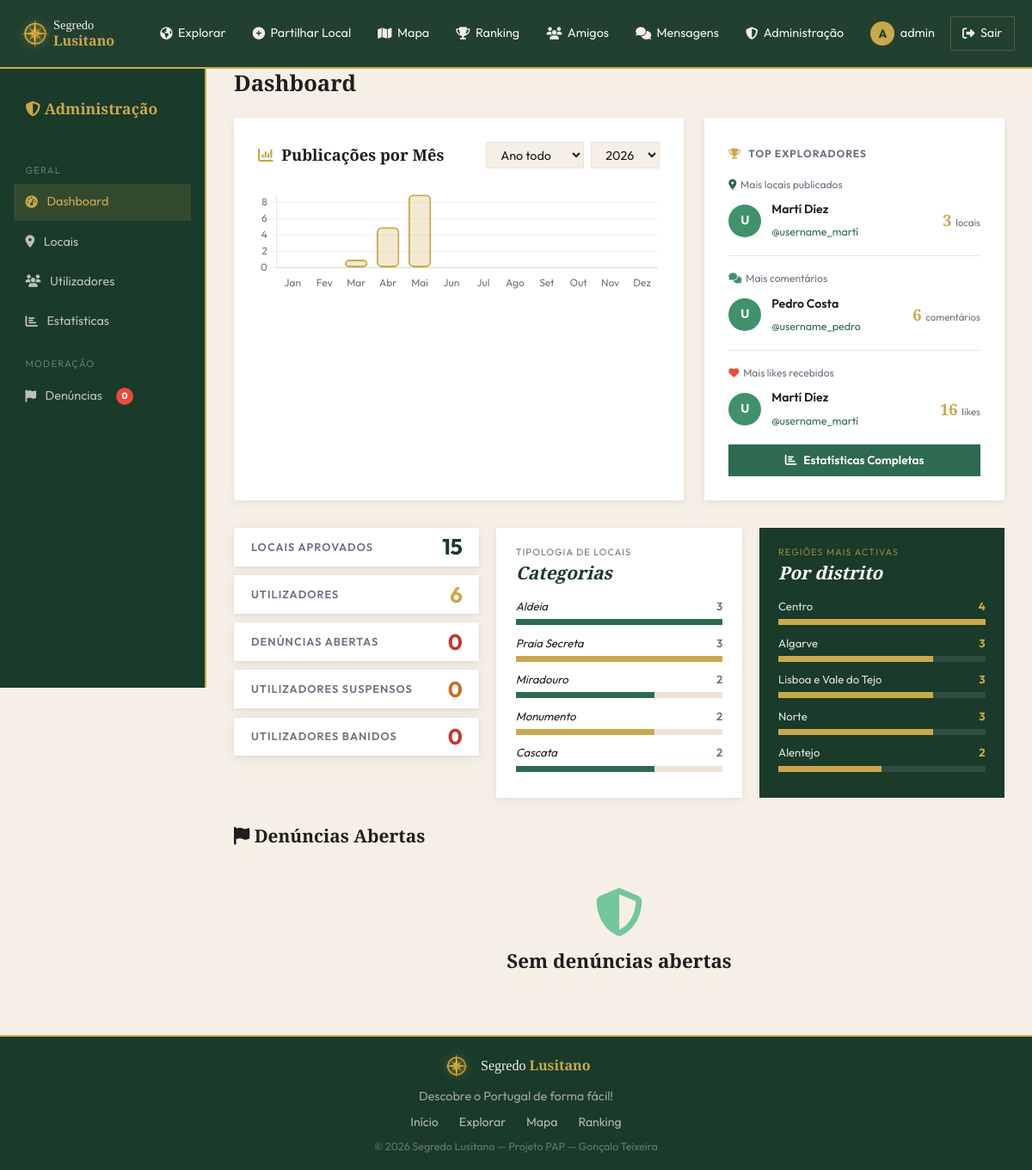
Screenshot of /admin/index.php (signed in) with the database file from the repository.
### tables this page shows
CREATE TABLE utilizadores (
    id INT AUTO_INCREMENT PRIMARY KEY,
    nome VARCHAR(100) NOT NULL,
    username VARCHAR(50) NOT NULL UNIQUE,
    email VARCHAR(150) NOT NULL UNIQUE,
    password VARCHAR(255) NOT NULL,
    avatar VARCHAR(255) DEFAULT NULL,
    bio TEXT DEFAULT NULL,
    pontos INT DEFAULT 0,
    role ENUM('user','admin', '[deleted]') DEFAULT 'user',
    ativo TINYINT(1) DEFAULT 1,
    verificado TINYINT(1) DEFAULT 0,
    privado TINYINT(1) DEFAULT 0,
    tipo_auth ENUM('email','google','github') DEFAULT 'email',
    termos_aceites_em DATETIME NULL,
    criado_em DATETIME DEFAULT CURRENT_TIMESTAMP
);

### admin/index.php (the view, shortened to what the rows shown need)
<?php
require_admin();
$top_locais = db()->query(
    'SELECT u.id, u.nome, u.username, u.avatar,
            COUNT(l.id) AS total
     FROM utilizadores u
     JOIN locais l ON l.utilizador_id = u.id AND l.estado = "aprovado"
     WHERE u.role = "user"
     GROUP BY u.id ORDER BY total DESC LIMIT 1'
)->fetch() ?: null;
$top_comentarios = db()->query(
    'SELECT u.id, u.nome, u.username, u.avatar,
            COUNT(c.id) AS total
     FROM utilizadores u
     JOIN comentarios c ON c.utilizador_id = u.id
     WHERE u.role = "user"
     GROUP BY u.id ORDER BY total DESC LIMIT 1'
)->fetch() ?: null;
$top_likes = db()->query(
    'SELECT u.id, u.nome, u.username, u.avatar,
            COUNT(lk.id) AS total
     FROM utilizadores u
     JOIN locais l ON l.utilizador_id = u.id
     JOIN likes lk ON lk.local_id = l.id
     WHERE u.role = "user"
     GROUP BY u.id ORDER BY total DESC LIMIT 1'
)->fetch() ?: null;
$ano_atual       = date('Y');
$ano_selecionado = isset($_GET['ano']) ? (int)$_GET['ano'] : $ano_atual;
$mes_selecionado = isset($_GET['mes']) ? (int)$_GET['mes'] : 0;
if ($mes_selecionado > 0) {
    $dias_no_mes = (int)date('t', mktime(0, 0, 0, $mes_selecionado, 1, $ano_selecionado));
    $st_g = db()->prepare(
        'SELECT DAY(criado_em) AS dia, COUNT(*) AS total
         FROM locais WHERE YEAR(criado_em) = ? AND MONTH(criado_em) = ? AND estado = "aprovado"
         GROUP BY DAY(criado_em) ORDER BY dia ASC'
    );
    $st_g->execute([$ano_selecionado, $mes_selecionado]);
    $dados_g = array_fill(1, $dias_no_mes, 0);
    foreach ($st_g->fetchAll() as $r) $dados_g[(int)$r['dia']] = (int)$r['total'];
    $labels_g = json_encode(array_map(fn($d) => $d . '', range(1, $dias_no_mes)));
} else {
    $st_g = db()->prepare(
        'SELECT MONTH(criado_em) AS mes, COUNT(*) AS total
         FROM locais WHERE YEAR(criado_em) = ? AND estado = "aprovado"
         GROUP BY MONTH(criado_em) ORDER BY mes ASC'
    );
    $st_g->execute([$ano_selecionado]);
    $dados_g = array_fill(1, 12, 0);
    foreach ($st_g->fetchAll() as $r) $dados_g[(int)$r['mes']] = (int)$r['total'];
    $labels_g = json_encode(['Jan','Fev','Mar','Abr','Mai','Jun','Jul','Ago','Set','Out','Nov','Dez']);
}
$grafico_json = json_encode(array_values($dados_g));
include dirname(__DIR__) . '/includes/header.php';
function render_top_user(?array $u, string $valor_label): string {
    $avatar = !empty($u['avatar'])
        ? '<img src="' . SITE_URL . '/uploads/locais/' . h($u['avatar']) . '" style="width:100%;height:100%;object-fit:cover;">'
        : '<span style="font-size:.9rem;font-weight:700;">' . mb_strtoupper(mb_substr($u['username'],0,1)) . '</span>';
    return '
    <div style="display:flex;align-items:center;gap:.75rem;">
      <div style="width:38px;height:38px;border-radius:50%;background:var(--verde-claro);color:#fff;
                  display:flex;align-items:center;justify-content:center;flex-shrink:0;overflow:hidden;">
        ' . $avatar . '
      </div>
      <div style="flex:1;min-width:0;">
        <div style="font-weight:600;font-size:.88rem;white-space:nowrap;overflow:hidden;text-overflow:ellipsis;">' . h($u['nome']) . '</div>
        <a href="' . SITE_URL . '/pages/perfil.php?id=' . $u['id'] . '" style="color:var(--verde);font-size:.78rem;">@' . h($u['username']) . '</a>
      </div>
      <div style="font-family:\'Playfair Display\',serif;font-size:1.15rem;font-weight:700;color:var(--dourado);flex-shrink:0;">
        ' . $u['total'] . ' <span style="font-family:\'Outfit\',sans-serif;font-size:.72rem;color:var(--texto-muted);font-weight:400;">' . $valor_label . '</span>
      </div>
    </div>';
}
?>
<div class="page-content">
<div class="admin-wrapper">
  <main class="admin-content">
    <h1 class="admin-title">Dashboard</h1>
    <div class="admin-dashboard-grid" style="display:grid;gap:1.5rem;margin-bottom:2rem;grid-template-columns:3fr 2fr;">
      <div style="background:var(--branco);border-radius:var(--radius-lg);box-shadow:var(--sombra-sm);padding:1.75rem;">
        <div style="display:flex;align-items:center;justify-content:space-between;flex-wrap:wrap;gap:1rem;margin-bottom:1.25rem;">
          <div style="display:flex;align-items:center;gap:.6rem;">
            <h2 style="font-size:1.15rem;margin:0;">Publicações por Mês</h2>
          </div>
        </div>
      </div>
      <div style="background:var(--branco);border-radius:var(--radius-lg);box-shadow:var(--sombra-sm);padding:1.75rem;display:flex;flex-direction:column;gap:1rem;">
        <div>
          <?= render_top_user($top_locais ?? null, 'locais') ?>
        </div>
        <div>
          <?= render_top_user($top_comentarios ?? null, 'comentários') ?>
        </div>
        <div>
          <?= render_top_user($top_likes ?? null, 'likes') ?>
        </div>
      </div>
    </div>
    <h2 style="font-size:1.3rem;margin-bottom:1rem;" id="denuncias">
      <i class="fas fa-flag"></i> Denúncias Abertas
    </h2>
  </main>
</div>
</div>
<script>
(function() {
  const meses = <?= $labels_g ?>;
  const dados = <?= $grafico_json ?>;
  const ctx = document.getElementById('grafico-publicacoes').getContext('2d');
  new Chart(ctx, {
    type: 'bar',
    data: {
      labels: meses,
      datasets: [{
        label: 'Publicações',
        data: dados,
        backgroundColor: 'rgba(201,168,76,0.25)',
        borderColor: '#c9a84c',
        borderWidth: 2,
        borderRadius: 6,
        borderSkipped: false,
      }]
    },
    options: {
      responsive: true,
      plugins: { legend: { display: false }, tooltip: { callbacks: { label: ctx => ' ' + ctx.parsed.y + (ctx.parsed.y === 1 ? ' publicação' : ' publicações') } } },
      scales: {
        x: { grid: { display: false }, ticks: { font: { family: 'Outfit', size: 12 }, color: '#6b7280' } },
        y: { beginAtZero: true, ticks: { stepSize: 1, precision: 0, font: { family: 'Outfit', size: 12 }, color: '#6b7280' }, grid: { color: 'rgba(0,0,0,.06)' } }
      }
    }
  });
})();
</script>
<?php include dirname(__DIR__) . '/includes/footer.php'; ?>

### includes/header.php (shortened to what the rows shown need)
<?php
require_once dirname(__DIR__) . '/includes/auth.php';
$user = auth_user();
?>
<!DOCTYPE html>
<html lang="pt">
<head>
<link rel="stylesheet" href="https://cdnjs.cloudflare.com/ajax/libs/font-awesome/6.5.0/css/all.min.css">
<link rel="stylesheet" href="https://unpkg.com/leaflet@1.9.4/dist/leaflet.css">
<link rel="stylesheet" href="<?= SITE_URL ?>/assets/css/bootstrap.min.css?v=<?= filemtime(dirname(__DIR__).'/assets/css/bootstrap.min.css') ?>">
<link rel="stylesheet" href="<?= SITE_URL ?>/assets/css/style.css?v=<?= filemtime(dirname(__DIR__).'/assets/css/style.css') ?>">
</head>
<body>
<nav class="navbar" id="navbar">
  <div class="nav-inner">
    <ul class="nav-links" id="nav-links">
      <?php if ($user): ?>
        <?php if (is_admin()): ?>
        <li><a href="<?= SITE_URL ?>/admin/index.php"><i class="fas fa-shield-alt"></i> Administração</a></li>
        <?php endif; ?>
        <li>
          <a href="<?= SITE_URL ?>/pages/perfil.php" class="nav-profile-link">
            <?php if ($user['avatar']): ?>
              <img src="<?= SITE_URL ?>/uploads/locais/<?= h($user['avatar']) ?>" alt="" class="nav-avatar">
            <?php else: ?>
              <span class="nav-avatar-placeholder"><?= mb_strtoupper(mb_substr($user['username'],0,1)) ?></span>
            <?php endif; ?>
            <?= h($user['username']) ?>
          </a>
        </li>
        <li>
          <a href="<?= SITE_URL ?>/pages/logout.php" class="btn-nav-sair">
            <i class="fas fa-sign-out-alt"></i> Sair
          </a>
        </li>
      <?php else: ?>
        <li><a href="<?= SITE_URL ?>/pages/login.php" class="btn-nav-login">Entrar</a></li>
        <li><a href="<?= SITE_URL ?>/pages/registo.php" class="btn-nav-register">Registar</a></li>
      <?php endif; ?>
    </ul>
  </div>
</nav>

### rows the page displays
utilizadores: username "A", username "admin"
utilizadores: username "U U", nome "Martí Díez Martí Díez", username "username_martí username_martí"
utilizadores: username "U", nome "Pedro Costa", username "username_pedro"

### other values shown
$total_denuncias "0"
$u['total'] "3 6 16"
$valor_label "locais comentários likes"
$total_locais "15"
$total_users "6"
$total_suspensos "0"
$total_banidos "0"
$cat['nome'] "Aldeia"
$cat['total'] "3"
$cat['nome'] "Praia Secreta"
$cat['nome'] "Miradouro"
$cat['total'] "2"
$cat['nome'] "Monumento"
$cat['nome'] "Cascata"
$reg['nome'] "Centro"
